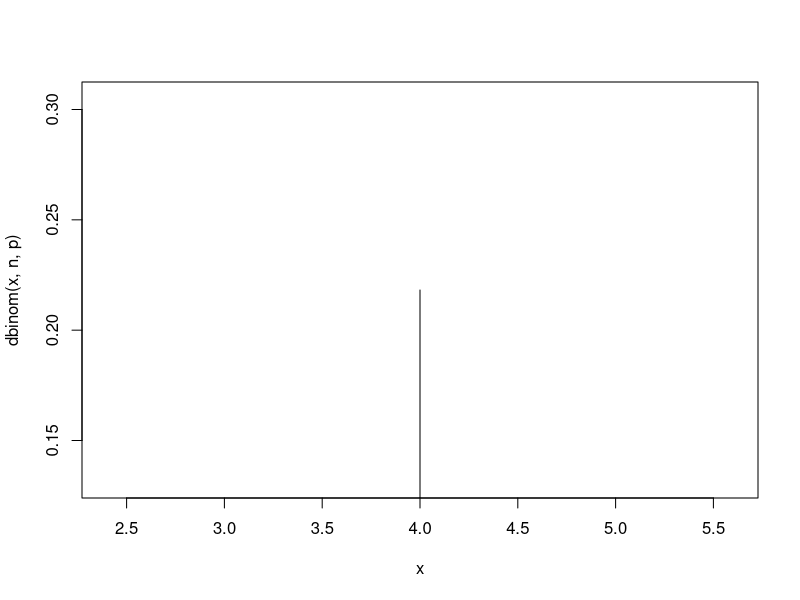

This figure's R source:
#Soal2
#Terdapat 20 pasien menderita Covid19 dengan peluang sembuh sebesar 0.2.
#Tentukan :

n <- 20
p <- 0.2
q <- 0.8

#2a
#Peluang terdapat 4 pasien yang sembuh.
x <- 4

pasien_sembuh <- ( factorial(n)/(factorial(x)*factorial(n-x)) ) * p^x * q^(n-x)
print(pasien_sembuh)


#2b
#Gambarkan grafik histogram berdasarkan kasus tersebut.

plot(x, dbinom(x, n, p),type='h')

#2c
#Nilai Rataan dan Varian dari Distribusi Binomial

#rumus rataan distribusi binomial
rataan <- n * p

#rumus varian distribusi binomial
varian <- n * p * (1-p)

print(rataan)
print(varian)




